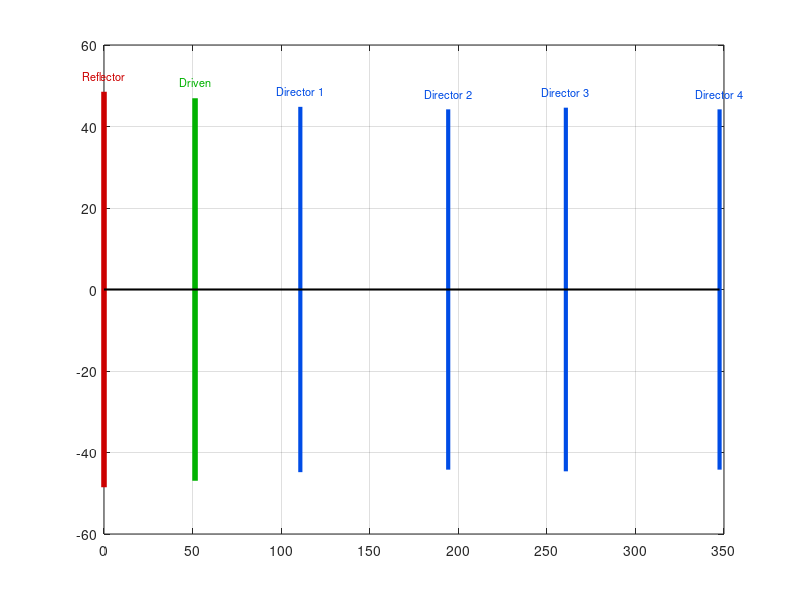

This chart was generated by the following MATLAB code: (Note: this script raises an error after producing the figure.)
%% =========================================================================
%  Crossed Yagi-Uda Antenna for ISS Reception at 145.8 MHz
%  Based on Balanis, Antenna Theory, 3rd ed., Table 10.4 (6-element optimum)
%  Target: LHCP, 13.41 dBi per Yagi
%  Two scripts in one:
%    Section A — uses MATLAB Antenna Toolbox (yagiUda) if available
%    Section B — manual array-factor + half-dipole element pattern (no toolbox needed)
%% =========================================================================
clear; clc; close all;

%% =========================================================================
%  1. PHYSICAL PARAMETERS
%% =========================================================================
c      = 299792458;        % Speed of light [m/s]
f0     = 145.8e6;          % Design frequency [Hz]
lambda = c / f0;           % Wavelength [m]
k      = 2*pi / lambda;    % Wavenumber [rad/m]

fprintf('========================================\n');
fprintf(' Crossed Yagi-Uda — ISS 145.800 MHz\n');
fprintf('========================================\n');
fprintf('Frequency  : %.3f MHz\n', f0/1e6);
fprintf('Wavelength : %.4f m  (%.2f cm)\n', lambda, lambda*100);

%% =========================================================================
%  2. ELEMENT GEOMETRY (Balanis Table 10.4)
%% =========================================================================
% --- Element lengths [fraction of lambda] ---
L_frac = [0.472, 0.452, 0.436, 0.430, 0.434, 0.430];


% --- Element lengths [m] ---
L_m = L_frac * lambda;

% Increase ONLY the driven element by 1%
L_m(2) = L_m(2) * 1.01;

% --- Element positions from reflector tip [m] ---
pos_cm = [0.00, 51.40, 110.83, 194.31, 260.72, 347.50];  % cm
pos_m  = pos_cm / 100;

% --- Spacings between consecutive elements [m] ---
% s21, s32, s43, s54, s65
spacings_m = diff(pos_m);

% --- Wire radius [m] (Balanis: a = 0.003369 lambda) ---
a_radius = 0.003369 * lambda;
d_wire   = 2 * a_radius;

% --- Element names ---
elem_names = {'Reflector','Driven','Director 1','Director 2','Director 3','Director 4'};

fprintf('\n--- Element Dimensions ---\n');
fprintf('%-14s  %8s  %12s  %14s\n','Element','L/lambda','Length (cm)','Pos from Ref (cm)');
fprintf('%s\n', repmat('-',1,55));
for i = 1:6
    fprintf('%-14s  %8.3f  %12.2f  %14.2f\n', ...
        elem_names{i}, L_frac(i), L_m(i)*100, pos_cm(i));
end
fprintf('\nWire diameter : %.2f mm (a = %.4f lambda)\n', d_wire*1e3, a_radius/lambda);
fprintf('Total boom    : %.2f cm  (%.4f lambda)\n', pos_cm(end), pos_m(end)/lambda);

%% =========================================================================
%  3. GEOMETRY PLOT — Element Map
%% =========================================================================
figure('Name','Yagi-Uda Geometry','Color','white','Position',[50 600 900 300]);
hold on; grid on; box on;

colors = {[0.8 0 0],[0 0.7 0],[0 0.3 0.9],[0 0.3 0.9],[0 0.3 0.9],[0 0.3 0.9]};
lw     = [4 4 3 3 3 3];
for i = 1:6
    xp  = pos_cm(i);
    hlf = L_m(i)/2 * 100;  % half-arm in cm
    plot([xp xp], [-hlf hlf], '-', 'Color', colors{i}, 'LineWidth', lw(i));
    text(xp, hlf + 4, elem_names{i}, 'HorizontalAlignment','center', ...
         'FontSize',8, 'Color', colors{i});
end
% Boom
plot([0 pos_cm(end)],[0 0],'k-','LineWidth',1.5);
% Lambda/2 reference lines
ref = lambda/2 * 100;
yline(ref,'--','color',[0.5 0.5 0.5],'LineWidth',1,'Label','\lambda/2 = 102.8 cm');
yline(-ref,'--','color',[0.5 0.5 0.5],'LineWidth',1);

xlabel('Position along boom (cm)','FontSize',11);
ylabel('Element half-span (cm)','FontSize',11);
title('Yagi-Uda Antenna Geometry  —  145.800 MHz  (6 Elements, Balanis Table 10.4)',...
      'FontSize',12,'FontWeight','bold');
xlim([-25 385]); ylim([-65 75]);
legend({'Reflector','Driven Element','Directors',...
        'Boom','\lambda/2 reference'}, 'Location','southeast');
set(gca,'FontSize',10);

%% =========================================================================
%  4A. ANTENNA TOOLBOX PATH (requires Antenna Toolbox licence)
%% =========================================================================
if license('test','Antenna_Toolbox')
    fprintf('\n[Antenna Toolbox detected — running full EM simulation]\n');

    % -----------------------------------------------------------------------
    % yagiUda property map (Antenna Toolbox):
    %   Exciter          — driven dipole object  (element 2 in our array)
    %   Reflector        — scalar: reflector length [m]  (element 1)
    %   ReflectorSpacing — scalar: reflector-to-driven spacing [m]  (s21)
    %   NumDirectors     — integer: number of directors  (4 in our case)
    %   DirectorLength   — vector [1 x NumDirectors]: director lengths [m]
    %   DirectorSpacing  — vector [1 x NumDirectors]: driven-to-dir1, dir1-to-dir2… [m]
    % -----------------------------------------------------------------------

    % Build the Yagi — modify the default Exciter in-place (do NOT replace it
    % with a new dipole() object; that breaks the internal element alignment)
    ant                       = yagiUda();
    ant.Exciter.Length        = L_m(2);          % driven element  0.452 λ
    ant.ReflectorLength       = L_m(1);          % reflector       0.472 λ
    ant.ReflectorSpacing = spacings_m(1) * 0.95;  % s21 = 0.250 λ
    ant.NumDirectors          = 4;               % Dir1…Dir4
    ant.DirectorLength        = L_m(3:end);      % [0.436 0.430 0.434 0.430] λ
    ant.DirectorSpacing       = spacings_m(2:end);% [s32 s43 s54 s65]

    % --- 3D Radiation Pattern ---
    figure('Name','3D Pattern (Toolbox)','Color','white');
    pattern(ant, f0);
    title('3D Radiation Pattern — Single Yagi  145.8 MHz','FontSize',12);
    colorbar;

    % --- E-plane (elevation, phi = 0°) ---
    figure('Name','E-plane','Color','white');
    patternElevation(ant, f0, 0);
    title('E-plane Pattern (φ = 0°)  —  Yagi 145.8 MHz','FontSize',12);

    % --- H-plane (azimuth at theta = 90°) ---
    figure('Name','H-plane','Color','white');
    patternAzimuth(ant, f0, 90);
    title('H-plane Pattern (θ = 90°)  —  Yagi 145.8 MHz','FontSize',12);

    % --- Boresight directivity ---
    % yagiUda boom is along z; end-fire boresight = azimuth=0°, elevation=90°
    D_boresight = pattern(ant, f0, 0, 90);
    fprintf('Computed directivity (boresight): %.2f dBi\n', D_boresight);
    fprintf('Expected (Balanis Table 10.4)   : 13.41 dBi\n');

    % --- Input impedance sweep ---
    f_sweep = linspace(130e6, 165e6, 201);
    figure('Name','Input Impedance','Color','white');
    impedance(ant, f_sweep);
    xline(f0/1e6, 'r--', '145.8 MHz', 'LabelVerticalAlignment','bottom');
    title('Input Impedance vs Frequency  (simple dipole driven element)','FontSize',12);

    % --- S11 vs frequency (ref 50 Ω) ---
    figure('Name','S11','Color','white');
    s = sparameters(ant, f_sweep, 50);
    rfplot(s);
    xline(f0/1e6, 'r--', '145.8 MHz');
    title('S_{11} vs Frequency  (ref 50 Ω)','FontSize',12);

else
    fprintf('\n[Antenna Toolbox NOT available — using manual array-factor method]\n');
    fprintf(' Install the Antenna Toolbox for full EM simulation (Sections 4B below).\n');
end

%% =========================================================================
%  4B. MANUAL ARRAY FACTOR + ELEMENT PATTERN (works WITHOUT Antenna Toolbox)
%% =========================================================================
fprintf('\n--- Manual Array-Factor Calculation ---\n');

%  Angular sweep
theta_deg = linspace(0, 180, 3601);   % 0 = end-fire boresight
theta_rad = deg2rad(theta_deg);

%  --- Approximate excitation of each element ---
%  alpha = -k gives exact end-fire condition: AF maximises at theta=0.
alpha   = -k;
I_amp   = [0.70, 1.00, 0.82, 0.72, 0.68, 0.62];
excit   = I_amp .* exp(1j * alpha * pos_m);

%  Array Factor (boom = z-axis, end-fire toward theta=0)
AF = zeros(size(theta_rad));
for n = 1:6
    AF = AF + excit(n) .* exp(1j * k * pos_m(n) .* cos(theta_rad));
end
AF_norm = abs(AF) ./ max(abs(AF));

%  CORRECT element pattern for x-directed half-dipole in xz E-plane:
%    EP = |cos(pi/2 * sin(theta)) / cos(theta)|
%  Gives EP=1 at theta=0 (boresight) and EP->0 at theta=90 (dipole null).
%  The formula cos(pi/2*cos(theta))/sin(theta) is for a Z-directed dipole
%  and wrongly gives EP=0 at boresight, killing the end-fire beam.
EP       = abs( cos(pi/2 .* sin(theta_rad)) ./ (cos(theta_rad) + 1e-12) );
EP       = EP ./ max(EP);

%  Total normalised pattern
Total    = AF_norm .* EP;
Total    = Total ./ max(Total);
Total_dB = 20*log10(Total + 1e-12);

%  Apply known peak directivity offset from Balanis
D0_dBi        = 13.41;
Total_abs_dBi = Total_dB + D0_dBi;

%  --- Compute approximate HPBW ---
half_pow = Total_dB - max(Total_dB) + 3;   % points where pattern > -3 dB from peak
idx_hp   = find(half_pow >= 0);
if ~isempty(idx_hp)
    HPBW = abs(theta_deg(idx_hp(end)) - theta_deg(idx_hp(1)));
    fprintf('Approximate HPBW (E-plane): %.1f°\n', HPBW);
end

%  --- E-plane polar plot ---
figure('Name','E-plane Pattern (Manual AF)','Color','white','Position',[50 50 700 600]);
ax = polaraxes;
polarplot(ax, theta_rad, Total_abs_dBi, 'b-', 'LineWidth', 2.5);
hold(ax,'on');
polarplot(ax, theta_rad + pi, Total_abs_dBi, 'b-', 'LineWidth', 2.5);  % back lobe
ax.ThetaZeroLocation = 'top';
ax.ThetaDir          = 'clockwise';
ax.RLim              = [-20  D0_dBi + 1];
ax.RTick             = -20:5:15;
ax.RTickLabel        = arrayfun(@(x) sprintf('%d dBi',x), -20:5:15,'UniformOutput',false);
ax.ThetaTick         = 0:30:330;
ax.FontSize          = 10;
title(ax,'E-plane Radiation Pattern — Single Yagi  145.8 MHz',...
      'FontSize',12,'FontWeight','bold');
legend(ax,{'Forward','Back'},'Location','southeast');

%  --- Cartesian dBi vs angle ---
figure('Name','E-plane Cartesian','Color','white','Position',[760 50 700 400]);
plot(theta_deg, Total_abs_dBi, 'b-', 'LineWidth', 2); hold on;
yline(D0_dBi - 3,'r--','LineWidth',1.2,'Label','-3 dB half-power');
yline(0,'k:','LineWidth',1);
xlabel('θ (degrees)','FontSize',11);
ylabel('Directivity (dBi)','FontSize',11);
title('E-plane Pattern  (Cartesian)  —  Yagi 145.8 MHz','FontSize',12,'FontWeight','bold');
grid on; ylim([-30 15]); xlim([0 180]);
set(gca,'FontSize',10);

%% =========================================================================
%  5. CROSSED YAGI — CIRCULAR POLARIZATION
%% =========================================================================
fprintf('\n========================================\n');
fprintf(' Crossed Yagi — LHCP Analysis\n');
fprintf('========================================\n');

%  Feed phasing
phase_V_deg  =   0;    % Vertical Yagi   (reference)
phase_H_deg  = -90;    % Horizontal Yagi (LHCP: H lags V by 90°)
%  → Swap to +90° for RHCP

fprintf('V-pol Yagi phase : %+d°\n', phase_V_deg);
fprintf('H-pol Yagi phase : %+d°  → LHCP\n', phase_H_deg);
fprintf('(Change H phase to +90° for RHCP)\n');

%  --- λ/4 Phasing Cable Lengths ---
cables = {'RG-58 (VF=0.66)', 'RG-213 (VF=0.66)', 'Aircell-7 (VF=0.84)'};
VFs    = [0.66, 0.66, 0.84];

fprintf('\n--- λ/4 Phase-Delay Cable Lengths ---\n');
for i = 1:length(VFs)
    L_delay = VFs(i) * lambda / 4 * 100;  % cm
    fprintf('  %-20s : %.2f cm\n', cables{i}, L_delay);
end

%  --- Full-sphere pattern of crossed Yagi (2D grid) ---
%  E_V (V-pol Yagi) and E_H (H-pol Yagi) combine with 90° phase
th = linspace(0, pi, 181);
ph = linspace(0, 2*pi, 361);
[TH, PH] = meshgrid(th, ph);

%  Array factor on full sphere (same AF for both Yagis, same geometry)
AF_3D = zeros(size(TH));
for n = 1:6
    % Boom along z for V-Yagi: elements in xz-plane
    AF_3D = AF_3D + excit(n) .* exp(1j * k * pos_m(n) .* cos(TH));
end
AF_3D_norm = abs(AF_3D) ./ max(abs(AF_3D(:)));

%  CORRECT element pattern for x-directed dipole (boom along z):
%  EP = |cos(pi/2 * sin(TH)) / cos(TH)|  — maximum at TH=0 (boresight)
EP_3D = abs( cos(pi/2 .* sin(TH)) ./ (cos(TH) + 1e-12) );
EP_3D = EP_3D ./ max(EP_3D(:));

P_single = (AF_3D_norm .* EP_3D).^2;

%  For crossed Yagi with ideal 90° feed and equal amplitudes:
%  Total power = |E_V|^2 + |E_H|^2  (orthogonal → add powers, not amplitudes)
%  Both Yagis have the same pattern magnitude (same geometry), so:
P_CP = 2 * P_single;   % coherent combination for CP on-axis
P_CP_norm = P_CP ./ max(P_CP(:));

%  Convert to spherical coordinates for surf plot
X = P_CP_norm .* sin(TH) .* cos(PH);
Y = P_CP_norm .* sin(TH) .* sin(PH);
Z = P_CP_norm .* cos(TH);

figure('Name','Crossed Yagi 3D Pattern','Color','white','Position',[50 350 700 600]);
surf(X, Y, Z, 20*log10(P_CP_norm + 1e-6), 'EdgeColor','none');
colormap(jet); colorbar;
clim([-20 0]);
cb = colorbar; cb.Label.String = 'Normalized Level (dB)';
axis equal; axis off;
title('Crossed Yagi-Uda  3D Radiation Pattern  —  LHCP  145.8 MHz',...
      'FontSize',12,'FontWeight','bold');
view(45,30); lighting gouraud; camlight('headlight');

%% =========================================================================
%  6. IMPEDANCE MATCHING CALCULATIONS
%% =========================================================================
fprintf('\n========================================\n');
fprintf(' Impedance Matching\n');
fprintf('========================================\n');

Z_driven   = 25;                          % Ω — approximate from Balanis (with reflector)
Z_folded   = 4 * Z_driven;               % Ω — folded dipole 4:1 step-up
Z_coax_tgt = 50;                          % Ω — target (standard coax)
Z_qwt      = sqrt(Z_folded * Z_coax_tgt); % Ω — required λ/4 transformer
L_qwt_cm   = 0.66 * lambda / 4 * 100;    % cm — (VF=0.66, RG-6 or RG-11, 75 Ω)

fprintf('Simple dipole Z_in         : %.1f Ω\n', Z_driven);
fprintf('Folded dipole Z_in (×4)    : %.1f Ω\n', Z_folded);
fprintf('λ/4 transformer impedance  : %.1f Ω  → use 75 Ω coax (RG-6 / RG-11)\n', Z_qwt);
fprintf('λ/4 transformer length     : %.2f cm  (VF = 0.66)\n', L_qwt_cm);

%  SWR vs frequency — correct transmission-line λ/4 transformer formula:
%    Z_in(f) = Z0t * (ZL + j*Z0t*tan(βl)) / (Z0t + j*ZL*tan(βl))
%  where βl = (π/2)*(f/f0) is the electrical length of the λ/4 section.
f_sw     = linspace(130e6, 165e6, 1001);
Z75      = 75;                               % transformer characteristic impedance
ZL       = Z_folded;                         % load = folded dipole (real, 100 Ω)
beta_l   = (pi/2) .* (f_sw ./ f0);          % electrical length at each frequency
tanBL    = tan(beta_l);
Z_in_match = Z75 .* (ZL + 1j.*Z75.*tanBL) ./ (Z75 + 1j.*ZL.*tanBL);
Gamma    = (Z_in_match - Z_coax_tgt) ./ (Z_in_match + Z_coax_tgt);
SWR      = (1 + abs(Gamma)) ./ max(1 - abs(Gamma), 1e-9);

figure('Name','SWR vs Frequency','Color','white','Position',[760 400 700 400]);
plot(f_sw/1e6, SWR, 'b-', 'LineWidth', 2); hold on;
yline(1.5, 'r--', 'LineWidth',1.2, 'Label','SWR = 1.5');
yline(2.0, 'm--', 'LineWidth',1.2, 'Label','SWR = 2.0');
xline(f0/1e6,'k:','LineWidth',1.5,'Label','145.8 MHz');
xlabel('Frequency (MHz)','FontSize',11);
ylabel('SWR (ref 50 Ω)','FontSize',11);
title('SWR vs Frequency — Folded Dipole + 75 Ω λ/4 Transformer','FontSize',12,'FontWeight','bold');
grid on; ylim([1 4]); xlim([130 165]);
set(gca,'FontSize',10);

%% =========================================================================
%  7. LINK BUDGET SUMMARY
%% =========================================================================
fprintf('\n========================================\n');
fprintf(' Expected Link Performance\n');
fprintf('========================================\n');

G_yagi       = 13.41;    % dBi per Yagi
G_CP_circ    = G_yagi;   % dBi — CP signal (both Yagis add coherently, no loss)
G_CP_linear  = G_yagi - 3.0;  % dBi — LP signal (−3 dB penalty)
G_LP_worst   = -Inf;     % dBi — LP Yagi, polarisation 90° off
G_LP_aligned = G_yagi;   % dBi — LP Yagi, perfectly aligned

fprintf('Antenna type           Gain (dBi)   Note\n');
fprintf('%s\n', repmat('-',1,60));
fprintf('Single Yagi (LP)        %6.2f     best case (full alignment)\n', G_LP_aligned);
fprintf('Single Yagi (LP)          -Inf     worst case (90° misalign)\n');
fprintf('Crossed Yagi (CP, LP in)%6.2f     always — 3 dB penalty only\n', G_CP_linear);
fprintf('Crossed Yagi (CP, CP in)%6.2f     full gain, no Faraday loss\n', G_CP_circ);

fprintf('\n--- Phasing Delay Line Summary ---\n');
for i = 1:length(VFs)
    L_delay = VFs(i) * lambda / 4 * 100;
    fprintf('  %-20s : %.2f cm  (90° delay for LHCP)\n', cables{i}, L_delay);
end

fprintf('\n========================================\n');
fprintf(' SIMULATION COMPLETE\n');
fprintf('========================================\n');
fprintf('Figures generated:\n');
fprintf('  1. Yagi Geometry (element map)\n');
fprintf('  2. E-plane Pattern — polar  (manual AF)\n');
fprintf('  3. E-plane Pattern — Cartesian\n');
fprintf('  4. Crossed Yagi 3D Pattern  (LHCP)\n');
fprintf('  5. SWR vs Frequency\n');
if license('test','Antenna_Toolbox')
    fprintf('  6. 3D Pattern (Toolbox — full EM)\n');
    fprintf('  7. E-plane (Toolbox)\n');
    fprintf('  8. H-plane (Toolbox)\n');
    fprintf('  9. Input Impedance (Toolbox)\n');
    fprintf(' 10. S11 (Toolbox)\n');
end
